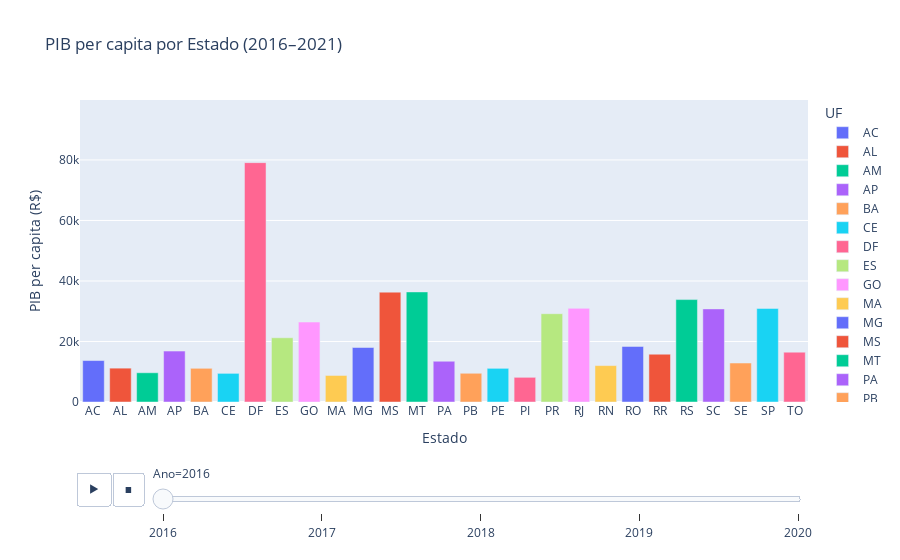

Notebook code cell kept with this figure:
### Markdown cell above
A seguir, temos o gráfico animado que apresenta o PIB per capita médio por unidade federativa (estado). Essa visualização é importante para detectar disparidades econômicas entre os estados brasileiros e pode nos ajudar a relacionar o PIB com outros fatores analisados posteriormente.

### Code cell
df_estado = pd.read_csv('pib_per_capita/pib_per_capita_estados.csv')
df_estado['Ano'] = df_estado['Ano'].astype(str)

fig_estado = px.bar(
    df_estado,
    x='UF',
    y='PIB_per_capita',
    color='UF',
    animation_frame='Ano',
    title='PIB per capita por Estado (2016–2021)',
    labels={'PIB_per_capita': 'PIB per capita (R$)'},
    range_y=[0, df_estado['PIB_per_capita'].max() * 1.1]
)
fig_estado.update_layout(xaxis_title="Estado", yaxis_title="PIB per capita (R$)")
fig_estado.show()

### Figure 1 — Plotly figure (JSON) as saved in the notebook; plotly's stock layout.template omitted (floating-point values rounded to 4 significant figures)
{"data": [{"hovertemplate": "UF=%{x}<br>Ano=2016<br>PIB per capita (R$)=%{y}<extra></extra>", "legendgroup": "AC", "marker": {"color": "#636efa", "pattern": {"shape": ""}}, "name": "AC", "orientation": "v", "showlegend": true, "textposition": "auto", "type": "bar", "x": ["AC"], "xaxis": "x", "y": [13700.0], "yaxis": "y"}, {"hovertemplate": "UF=%{x}<br>Ano=2016<br>PIB per capita (R$)=%{y}<extra></extra>", "legendgroup": "AL", "marker": {"color": "#EF553B", "pattern": {"shape": ""}}, "name": "AL", "orientation": "v", "showlegend": true, "textposition": "auto", "type": "bar", "x": ["AL"], "xaxis": "x", "y": [11190.0], "yaxis": "y"}, {"hovertemplate": "UF=%{x}<br>Ano=2016<br>PIB per capita (R$)=%{y}<extra></extra>", "legendgroup": "AM", "marker": {"color": "#00cc96", "pattern": {"shape": ""}}, "name": "AM", "orientation": "v", "showlegend": true, "textposition": "auto", "type": "bar", "x": ["AM"], "xaxis": "x", "y": [9665.0], "yaxis": "y"}, {"hovertemplate": "UF=%{x}<br>Ano=2016<br>PIB per capita (R$)=%{y}<extra></extra>", "legendgroup": "AP", "marker": {"color": "#ab63fa", "pattern": {"shape": ""}}, "name": "AP", "orientation": "v", "showlegend": true, "textposition": "auto", "type": "bar", "x": ["AP"], "xaxis": "x", "y": [16830.0], "yaxis": "y"}, {"hovertemplate": "UF=%{x}<br>Ano=2016<br>PIB per capita (R$)=%{y}<extra></extra>", "legendgroup": "BA", "marker": {"color": "#FFA15A", "pattern": {"shape": ""}}, "name": "BA", "orientation": "v", "showlegend": true, "textposition": "auto", "type": "bar", "x": ["BA"], "xaxis": "x", "y": [11140.0], "yaxis": "y"}, {"hovertemplate": "UF=%{x}<br>Ano=2016<br>PIB per capita (R$)=%{y}<extra></extra>", "legendgroup": "CE", "marker": {"color": "#19d3f3", "pattern": {"shape": ""}}, "name": "CE", "orientation": "v", "showlegend": true, "textposition": "auto", "type": "bar", "x": ["CE"], "xaxis": "x", "y": [9465.0], "yaxis": "y"}, {"hovertemplate": "UF=%{x}<br>Ano=2016<br>PIB per capita (R$)=%{y}<extra></extra>", "legendgroup": "DF", "marker": {"color": "#FF6692", "pattern": {"shape": ""}}, "name": "DF", "orientation": "v", "showlegend": true, "textposition": "auto", "type": "bar", "x": ["DF"], "xaxis": "x", "y": [79110.0], "yaxis": "y"}, {"hovertemplate": "UF=%{x}<br>Ano=2016<br>PIB per capita (R$)=%{y}<extra></extra>", "legendgroup": "ES", "marker": {"color": "#B6E880", "pattern": {"shape": ""}}, "name": "ES", "orientation": "v", "showlegend": true, "textposition": "auto", "type": "bar", "x": ["ES"], "xaxis": "x", "y": [21230.0], "yaxis": "y"}, {"hovertemplate": "UF=%{x}<br>Ano=2016<br>PIB per capita (R$)=%{y}<extra></extra>", "legendgroup": "GO", "marker": {"color": "#FF97FF", "pattern": {"shape": ""}}, "name": "GO", "orientation": "v", "showlegend": true, "textposition": "auto", "type": "bar", "x": ["GO"], "xaxis": "x", "y": [26430.0], "yaxis": "y"}, {"hovertemplate": "UF=%{x}<br>Ano=2016<br>PIB per capita (R$)=%{y}<extra></extra>", "legendgroup": "MA", "marker": {"color": "#FECB52", "pattern": {"shape": ""}}, "name": "MA", "orientation": "v", "showlegend": true, "textposition": "auto", "type": "bar", "x": ["MA"], "xaxis": "x", "y": [8764.0], "yaxis": "y"}, {"hovertemplate": "UF=%{x}<br>Ano=2016<br>PIB per capita (R$)=%{y}<extra></extra>", "legendgroup": "MG", "marker": {"color": "#636efa", "pattern": {"shape": ""}}, "name": "MG", "orientation": "v", "showlegend": true, "textposition": "auto", "type": "bar", "x": ["MG"], "xaxis": "x", "y": [18010.0], "yaxis": "y"}, {"hovertemplate": "UF=%{x}<br>Ano=2016<br>PIB per capita (R$)=%{y}<extra></extra>", "legendgroup": "MS", "marker": {"color": "#EF553B", "pattern": {"shape": ""}}, "name": "MS", "orientation": "v", "showlegend": true, "textposition": "auto", "type": "bar", "x": ["MS"], "xaxis": "x", "y": [36310.0], "yaxis": "y"}, {"hovertemplate": "UF=%{x}<br>Ano=2016<br>PIB per capita (R$)=%{y}<extra></extra>", "legendgroup": "MT", "marker": {"color": "#00cc96", "pattern": {"shape": ""}}, "name": "MT", "orientation": "v", "showlegend": true, "textposition": "auto", "type": "bar", "x": ["MT"], "xaxis": "x", "y": [36380.0], "yaxis": "y"}, {"hovertemplate": "UF=%{x}<br>Ano=2016<br>PIB per capita (R$)=%{y}<extra></extra>", "legendgroup": "PA", "marker": {"color": "#ab63fa", "pattern": {"shape": ""}}, "name": "PA", "orientation": "v", "showlegend": true, "textposition": "auto", "type": "bar", "x": ["PA"], "xaxis": "x", "y": [13470.0], "yaxis": "y"}, {"hovertemplate": "UF=%{x}<br>Ano=2016<br>PIB per capita (R$)=%{y}<extra></extra>", "legendgroup": "PB", "marker": {"color": "#FFA15A", "pattern": {"shape": ""}}, "name": "PB", "orientation": "v", "showlegend": true, "textposition": "auto", "type": "bar", "x": ["PB"], "xaxis": "x", "y": [9491.0], "yaxis": "y"}, {"hovertemplate": "UF=%{x}<br>Ano=2016<br>PIB per capita (R$)=%{y}<extra></extra>", "legendgroup": "PE", "marker": {"color": "#19d3f3", "pattern": {"shape": ""}}, "name": "PE", "orientation": "v", "showlegend": true, "textposition": "auto", "type": "bar", "x": ["PE"], "xaxis": "x", "y": [11130.0], "yaxis": "y"}, {"hovertemplate": "UF=%{x}<br>Ano=2016<br>PIB per capita (R$)=%{y}<extra></extra>", "legendgroup": "PI", "marker": {"color": "#FF6692", "pattern": {"shape": ""}}, "name": "PI", "orientation": "v", "showlegend": true, "textposition": "auto", "type": "bar", "x": ["PI"], "xaxis": "x", "y": [8159.0], "yaxis": "y"}, {"hovertemplate": "UF=%{x}<br>Ano=2016<br>PIB per capita (R$)=%{y}<extra></extra>", "legendgroup": "PR", "marker": {"color": "#B6E880", "pattern": {"shape": ""}}, "name": "PR", "orientation": "v", "showlegend": true, "textposition": "auto", "type": "bar", "x": ["PR"], "xaxis": "x", "y": [29180.0], "yaxis": "y"}, {"hovertemplate": "UF=%{x}<br>Ano=2016<br>PIB per capita (R$)=%{y}<extra></extra>", "legendgroup": "RJ", "marker": {"color": "#FF97FF", "pattern": {"shape": ""}}, "name": "RJ", "orientation": "v", "showlegend": true, "textposition": "auto", "type": "bar", "x": ["RJ"], "xaxis": "x", "y": [30950.0], "yaxis": "y"}, {"hovertemplate": "UF=%{x}<br>Ano=2016<br>PIB per capita (R$)=%{y}<extra></extra>", "legendgroup": "RN", "marker": {"color": "#FECB52", "pattern": {"shape": ""}}, "name": "RN", "orientation": "v", "showlegend": true, "textposition": "auto", "type": "bar", "x": ["RN"], "xaxis": "x", "y": [12040.0], "yaxis": "y"}, {"hovertemplate": "UF=%{x}<br>Ano=2016<br>PIB per capita (R$)=%{y}<extra></extra>", "legendgroup": "RO", "marker": {"color": "#636efa", "pattern": {"shape": ""}}, "name": "RO", "orientation": "v", "showlegend": true, "textposition": "auto", "type": "bar", "x": ["RO"], "xaxis": "x", "y": [18360.0], "yaxis": "y"}, {"hovertemplate": "UF=%{x}<br>Ano=2016<br>PIB per capita (R$)=%{y}<extra></extra>", "legendgroup": "RR", "marker": {"color": "#EF553B", "pattern": {"shape": ""}}, "name": "RR", "orientation": "v", "showlegend": true, "textposition": "auto", "type": "bar", "x": ["RR"], "xaxis": "x", "y": [15800.0], "yaxis": "y"}, {"hovertemplate": "UF=%{x}<br>Ano=2016<br>PIB per capita (R$)=%{y}<extra></extra>", "legendgroup": "RS", "marker": {"color": "#00cc96", "pattern": {"shape": ""}}, "name": "RS", "orientation": "v", "showlegend": true, "textposition": "auto", "type": "bar", "x": ["RS"], "xaxis": "x", "y": [33850.0], "yaxis": "y"}, {"hovertemplate": "UF=%{x}<br>Ano=2016<br>PIB per capita (R$)=%{y}<extra></extra>", "legendgroup": "SC", "marker": {"color": "#ab63fa", "pattern": {"shape": ""}}, "name": "SC", "orientation": "v", "showlegend": true, "textposition": "auto", "type": "bar", "x": ["SC"], "xaxis": "x", "y": [30770.0], "yaxis": "y"}, {"hovertemplate": "UF=%{x}<br>Ano=2016<br>PIB per capita (R$)=%{y}<extra></extra>", "legendgroup": "SE", "marker": {"color": "#FFA15A", "pattern": {"shape": ""}}, "name": "SE", "orientation": "v", "showlegend": true, "textposition": "auto", "type": "bar", "x": ["SE"], "xaxis": "x", "y": [12880.0], "yaxis": "y"}, {"hovertemplate": "UF=%{x}<br>Ano=2016<br>PIB per capita (R$)=%{y}<extra></extra>", "legendgroup": "SP", "marker": {"color": "#19d3f3", "pattern": {"shape": ""}}, "name": "SP", "orientation": "v", "showlegend": true, "textposition": "auto", "type": "bar", "x": ["SP"], "xaxis": "x", "y": [30920.0], "yaxis": "y"}, {"hovertemplate": "UF=%{x}<br>Ano=2016<br>PIB per capita (R$)=%{y}<extra></extra>", "legendgroup": "TO", "marker": {"color": "#FF6692", "pattern": {"shape": ""}}, "name": "TO", "orientation": "v", "showlegend": true, "textposition": "auto", "type": "bar", "x": ["TO"], "xaxis": "x", "y": [16480.0], "yaxis": "y"}], "layout": {"barmode": "relative", "legend": {"title": {"text": "UF"}, "tracegroupgap": 0}, "sliders": [{"active": 0, "currentvalue": {"prefix": "Ano="}, "len": 0.9, "pad": {"b": 10, "t": 60}, "steps": [{"args": [["2016"], {"frame": {"duration": 0, "redraw": true}, "fromcurrent": true, "mode": "immediate", "transition": {"duration": 0, "easing": "linear"}}], "label": "2016", "method": "animate"}, {"args": [["2017"], {"frame": {"duration": 0, "redraw": true}, "fromcurrent": true, "mode": "immediate", "transition": {"duration": 0, "easing": "linear"}}], "label": "2017", "method": "animate"}, {"args": [["2018"], {"frame": {"duration": 0, "redraw": true}, "fromcurrent": true, "mode": "immediate", "transition": {"duration": 0, "easing": "linear"}}], "label": "2018", "method": "animate"}, {"args": [["2019"], {"frame": {"duration": 0, "redraw": true}, "fromcurrent": true, "mode": "immediate", "transition": {"duration": 0, "easing": "linear"}}], "label": "2019", "method": "animate"}, {"args": [["2020"], {"frame": {"duration": 0, "redraw": true}, "fromcurrent": true, "mode": "immediate", "transition": {"duration": 0, "easing": "linear"}}], "label": "2020", "method": "animate"}], "x": 0.1, "xanchor": "left", "y": 0, "yanchor": "top"}], "title": {"text": "PIB per capita por Estado (2016–2021)"}, "updatemenus": [{"buttons": [{"args": [null, {"frame": {"duration": 500, "redraw": true}, "fromcurrent": true, "mode": "immediate", "transition": {"duration": 500, "easing": "linear"}}], "label": "&#9654;", "method": "animate"}, {"args": [[null], {"frame": {"duration": 0, "redraw": true}, "fromcurrent": true, "mode": "immediate", "transition": {"duration": 0, "easing": "linear"}}], "label": "&#9724;", "method": "animate"}], "direction": "left", "pad": {"r": 10, "t": 70}, "showactive": false, "type": "buttons", "x": 0.1, "xanchor": "right", "y": 0, "yanchor": "top"}], "xaxis": {"anchor": "y", "categoryarray": ["AC", "AL", "AM", "AP", "BA", "CE", "DF", "ES", "GO", "MA", "MG", "MS", "MT", "PA", "PB", "PE", "PI", "PR", "RJ", "RN", "RO", "RR", "RS", "SC", "SE", "SP", "TO"], "categoryorder": "array", "domain": [0, 1], "title": {"text": "Estado"}}, "yaxis": {"anchor": "x", "domain": [0, 1], "range": [0, 99820.0], "title": {"text": "PIB per capita (R$)"}}}}
